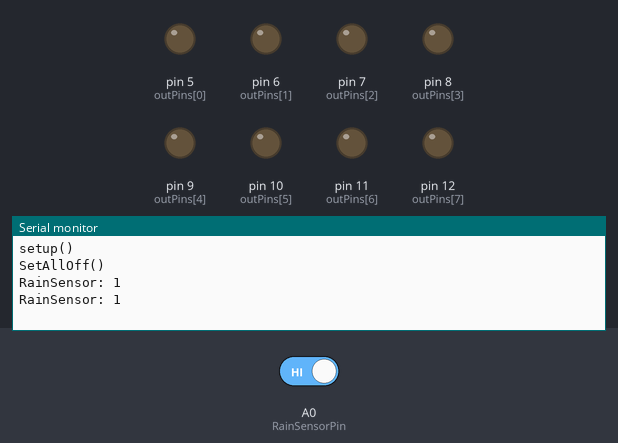
Bench run of a sketch on a simulated Arduino Uno, built with avr-gcc and run on an emulated ATmega328P. On the bench: output pins drawn as LEDs (lit = HIGH), the last lines printed to the serial monitor. The inputs (shaded band) are chosen by the test bench; at power-on: A0 (RainSensorPin) HIGH.

Above: at 1.3 s.
1.4 s: A0 (RainSensorPin) driven LOW
At 2.7 s:
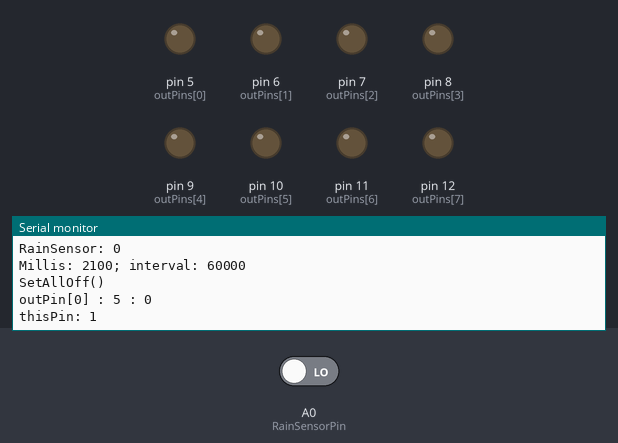
At 4.1 s:
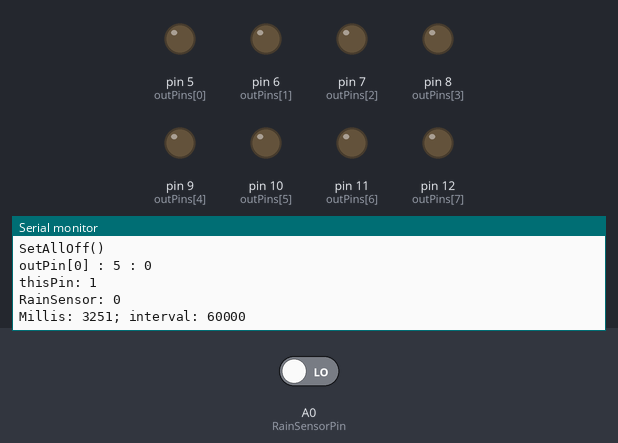
Timing chart, 0 to 5.6 s (numbered marks = the images above; inputs shaded):
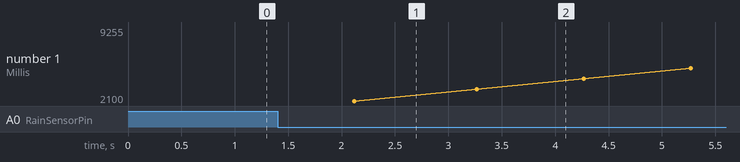

Measured:
- after the input at 1.4 s, the serial monitor: prints a new line after 0.70 s (image 1)

The sketch:

podlewacz.ino
```cpp
#define SECOND 1000UL
#define MINUTE (SECOND * 60UL)
#define HOUR (MINUTE * 60UL)

//variables
// constants won't change:
const int RainSensorPin = A0;  //rain sensor
int RainSensor = 0;
const int outPins[] = { 5, 6, 7, 8, 9, 10, 11, 12};       // an array of output Pins, D2,...
int outStates[] = {HIGH, LOW, LOW, LOW, LOW, LOW, LOW, LOW}; //array of output pins states
const int pinCount = 8;           // the number of pins (i.e. the length of the array)

// Generally, you should use "unsigned long" for variables that hold time
// The value will quickly become too large for an int to store
unsigned long previousMillis = 0;        // will store last time outPin was updated

// interval at which to switch state (milliseconds)
const unsigned long interval = 1;   //1 [minute]
//const unsigned long interval = 30;   //30 [minute]

//--------------------------------
// set all declared outPins to OFF state
void SetAllOff()
{
  for (int thisPin = 0; thisPin < pinCount; thisPin++)
  {
    digitalWrite(outPins[thisPin], LOW);
  }
  delay(100);
  Serial.println(F("SetAllOff()"));
}
//--------------------------------
//void SetPinState(int Pin; int State)
//{
//  digitalWrite(Pin, state);
//  delay(50);
//  Serial.print(F("Pin: ")); Serial.print(Pin);Serial.print(F(" : "));  Serial.println(state);
//
//}
//--------------------------------
void setup() {
  // put your setup code here, to run once:
  // initialize the serial communication:
  Serial.begin(9600);
  //input pin(s)
  Serial.println(F("setup()"));
  pinMode(RainSensor, INPUT_PULLUP);
  // use a for loop to initialize each pin as an output:
  for (int thisPin = 0; thisPin < pinCount; thisPin++)
  {
    pinMode(outPins[thisPin], OUTPUT);
  }
  SetAllOff();
  //set 1st output ON
//  digitalWrite(outPins[0], outStates[0]);
//  delay(50);
//  Serial.print(F("outPin[0] : "));  Serial.print(outPins[0]); Serial.print(F(" : ")); Serial.println(outStates[0]);
}
//--------------------------------
void loop()
{
  // put your main code here, to run repeatedly:
  unsigned long currentMillis = millis();
  static int thisPin = 0; //current pin
  int UpdateStates = 0;

  //rain sensor DO: high - no rain, low - rain
  RainSensor = digitalRead(RainSensorPin);
  Serial.print(F("RainSensor: ")); Serial.println(RainSensor);
  //if(RainSensor == HIGH) //no rain, normal work - iterate
  if(RainSensor == LOW) //no rain, emulate work - iterate
  {
    //check elapsed time
    Serial.print(F("Millis: ")); Serial.print(currentMillis - previousMillis); Serial.print(F("; interval: ")); Serial.println(interval*MINUTE);
    if (currentMillis - previousMillis >= interval*MINUTE)
    {
      // save the last time you blinked the LED
      previousMillis = currentMillis;
      UpdateStates = 1;
      //Serial.print(F("UpdateStates: ")); Serial.println(UpdateStates);
    }
    if (thisPin == 0 || UpdateStates == 1)
    {
      //evaluate current pin state
      if(outStates[thisPin] == LOW) outStates[thisPin] = HIGH;
      else outStates[thisPin] = LOW;

      //set all outPins OFF
      SetAllOff();
      // turn thisPin ON:
      digitalWrite(outPins[thisPin], outStates[thisPin]);
      delay(50);
      Serial.print(F("outPin[")); Serial.print(thisPin);Serial.print(F("] : "));  Serial.print(outPins[thisPin]); Serial.print(F(" : ")); Serial.println(outStates[thisPin]);

      UpdateStates = 0;

      //evaluate thisPin value
      if(thisPin >= pinCount) thisPin = 0; //reset to zero
      else thisPin++;  //increment
      Serial.print(F("thisPin: ")); Serial.println(thisPin);

    }
  }
  else thisPin = 0; //rain, do nothing
  delay(1000);  //remove
}
```
